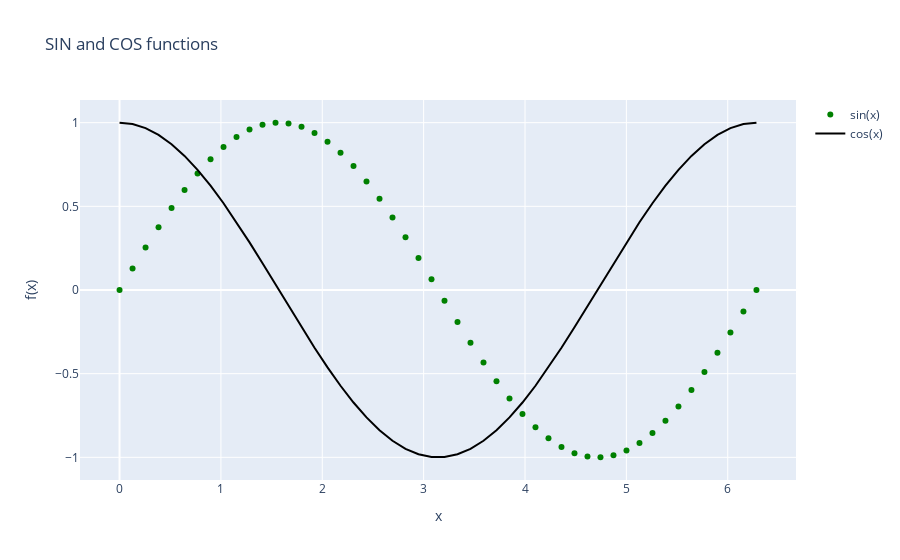

Source (notebook cell):
### Markdown cell above
You can set a configuration to alter how the plot is displayed (see https://plot.ly/python/configuration-options/)

### Code cell
# For example, remove the Plotly logo for a cleaner layout, and make texts editable:
fig.show(config=dict(
    displaylogo=False,
    editable=True,
))
